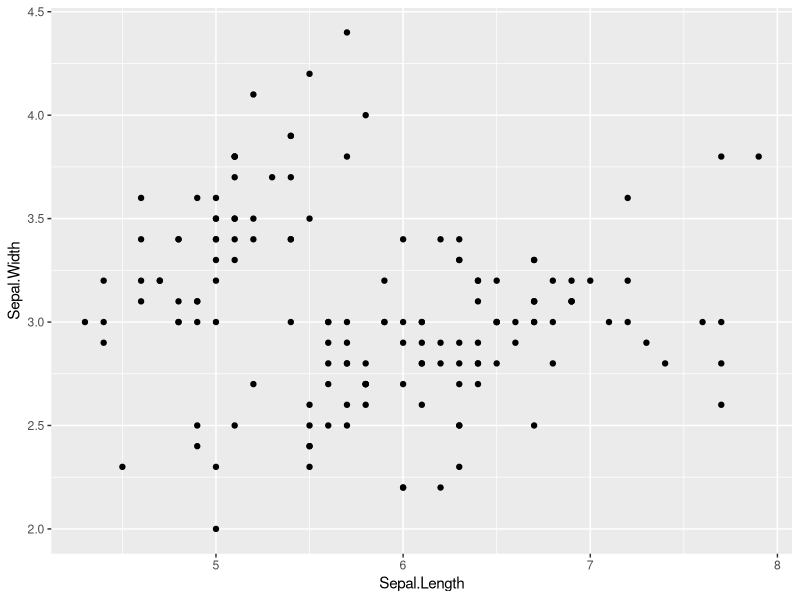
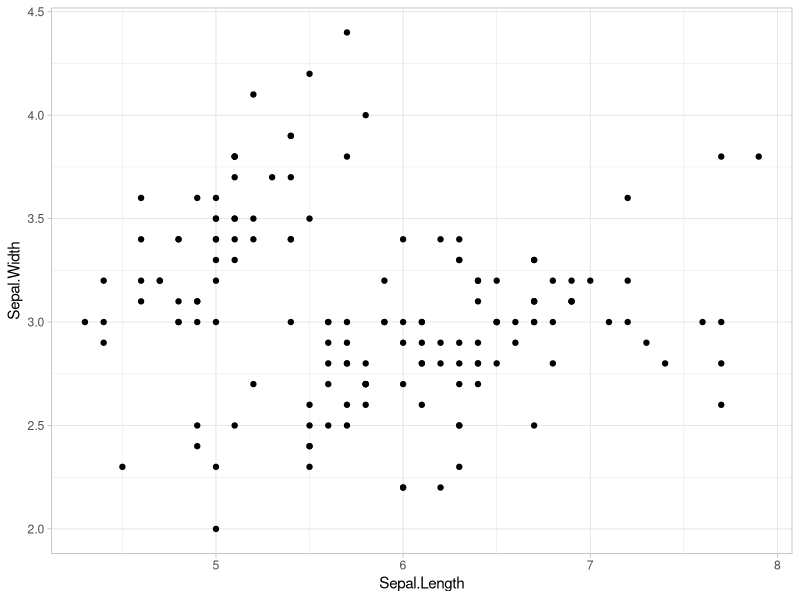
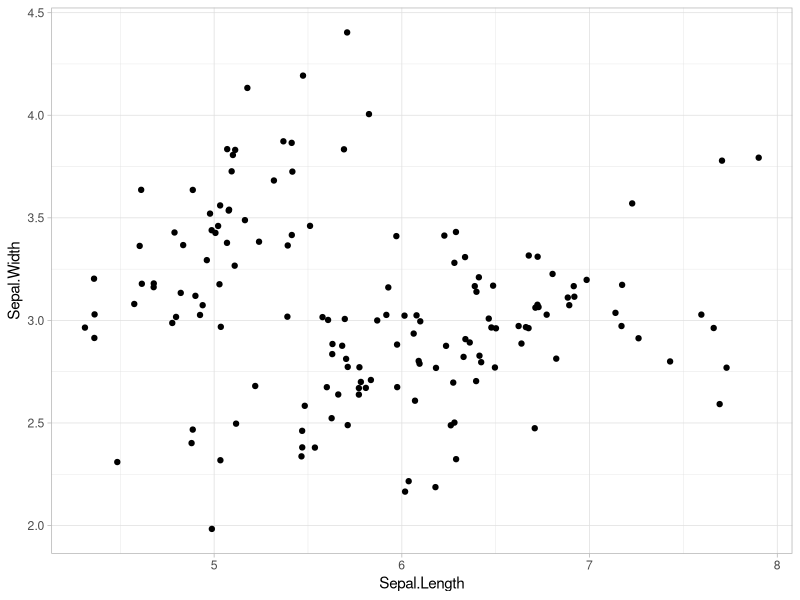
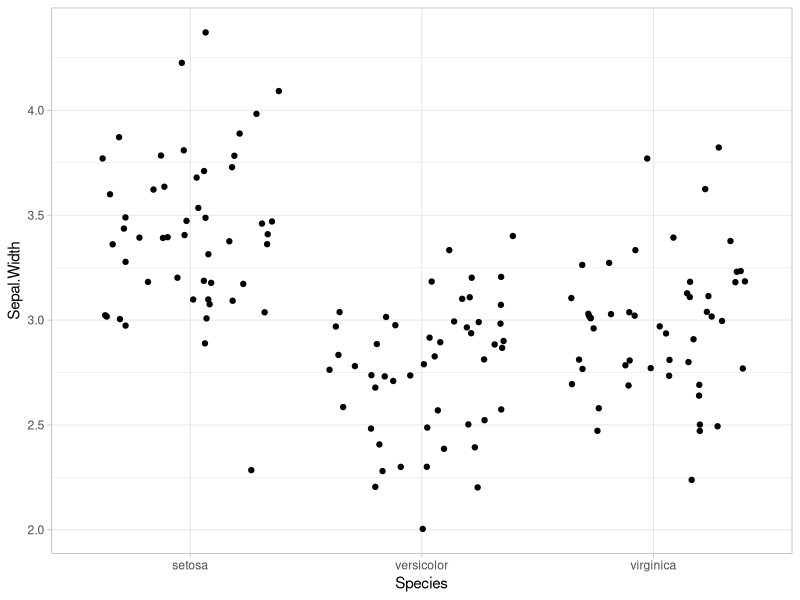
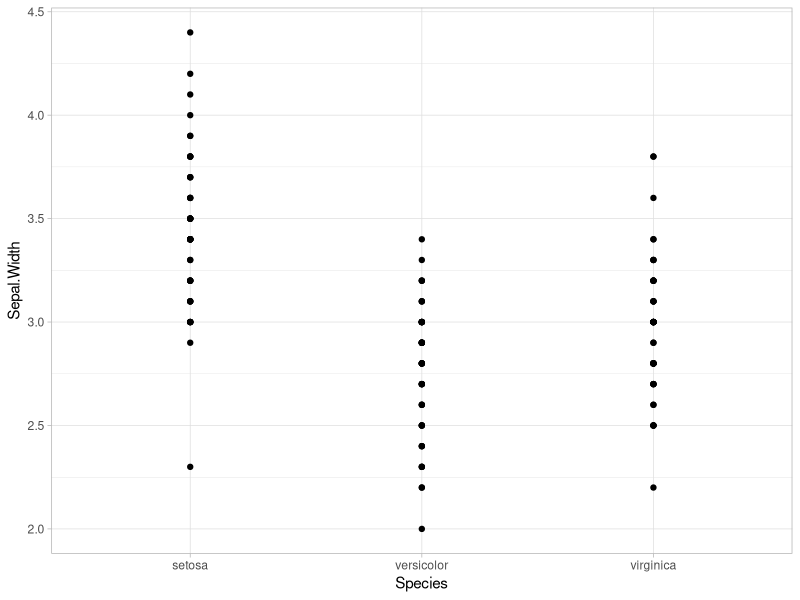
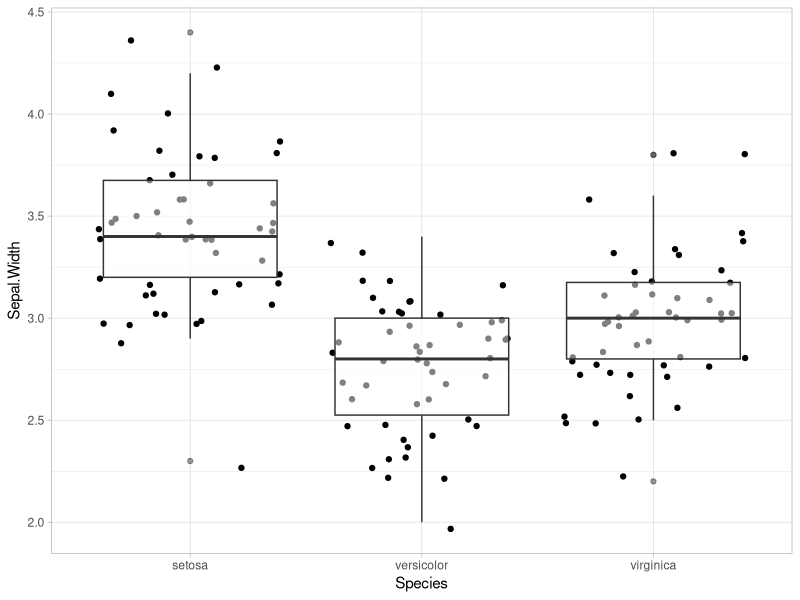
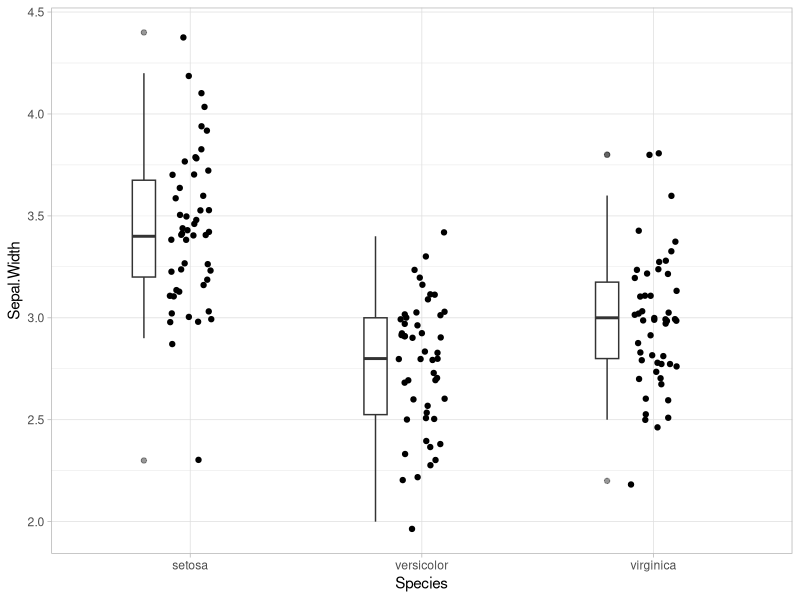
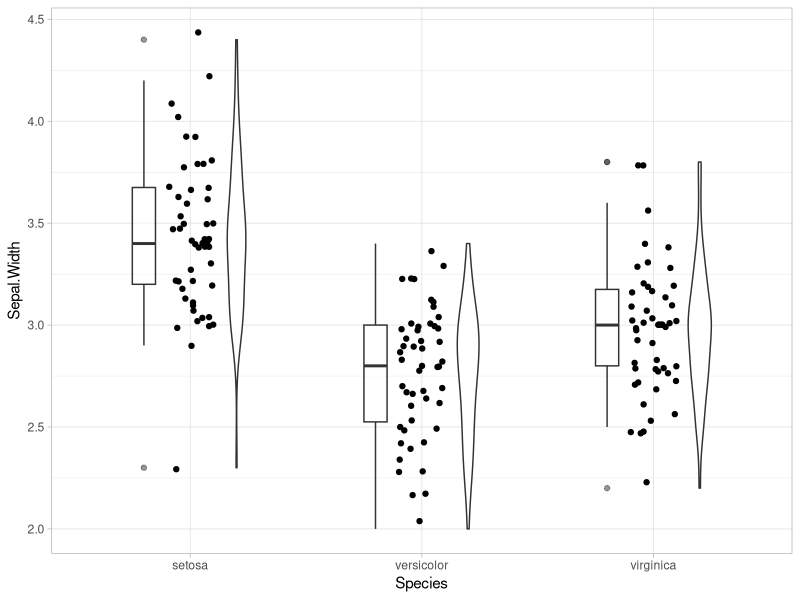

The R source for these figures, in order:
## ---- chunk 1
knitr::opts_chunk$set(echo = TRUE)
## ---- chunk 2
library(tidyverse)
glimpse(iris)

library(skimr)
skim(iris)
## ---- chunk 3
ggplot(iris, aes(x=Sepal.Length, y=Sepal.Width)) +
  geom_point()
## ---- chunk 4
ggplot(iris, aes(x=Sepal.Length, y=Sepal.Width)) +
  geom_point() +
  theme_light()
## ---- chunk 5
ggplot(iris, aes(x=Sepal.Length, y=Sepal.Width)) +
  geom_jitter() +
  theme_light()

## ---- chunk 6
ggplot(iris, aes(x=Species, y=Sepal.Width)) +
  geom_jitter() +
  theme_light()
## ---- chunk 7
ggplot(iris, aes(x=Species, y=Sepal.Width)) +
  geom_point() +
  theme_light()

## ---- chunk 8
ggplot(iris, aes(x=Species, y=Sepal.Width)) +
  geom_jitter() +
  geom_boxplot(alpha=0.5) +
  theme_light()

## ---- chunk 9
ggplot(iris, aes(x=Species, y=Sepal.Width)) +
  geom_jitter(width = .1) +
  geom_boxplot(alpha=0.5, 
               position = position_nudge(x=-.2),
               width=.1) +
  theme_light()
## ---- chunk 10
ggplot(iris, aes(x=Species, y=Sepal.Width)) +
  geom_jitter(width = .1) +
  geom_boxplot(alpha=0.5, 
               position = position_nudge(x=-.2),
               width=.1) +
  geom_violin(position = position_nudge(x=.2),
              width=.1) +
  theme_light()
## ---- chunk 11
ggplot(iris, aes(x=Sepal.Width, y=Sepal.Length)) +
  geom_jitter() +
  geom_smooth(method="lm") +
  theme_light()
## ---- chunk 12
ggplot(iris, aes(x=Sepal.Width, y=Sepal.Length)) +
  geom_jitter() +
  geom_smooth(aes(color=Species), method="lm") +
  theme_light()
## ---- chunk 13
ggplot(iris, aes(x=Sepal.Width, y=Sepal.Length, color=Species)) +
  geom_jitter() +
  geom_smooth(method="lm") +
  theme_light()
## ---- chunk 14
ggplot(iris, aes(x=Sepal.Width, y=Sepal.Length, linetype=Species)) +
  geom_jitter() +
  geom_smooth(method="lm") +
  theme_light()
## ---- chunk 15
ggplot(iris, aes(x=Sepal.Width, y=Sepal.Length, linetype=Species)) +
  geom_jitter() +
  geom_smooth(method="lm", color = "black") +
  theme_light()
## ---- chunk 16
ggplot(iris, aes(x=Sepal.Width, y=Sepal.Length, linetype=Species, color = Species)) +
  geom_jitter() +
  geom_smooth(method="lm") +
  theme_light()
## ---- chunk 17
interaction_sd <- iris |>
  # let's create a grouping variable with these 3 groups
  mutate(mod_groups = case_when(
                          Sepal.Length < mean(Sepal.Length) - sd(Sepal.Length) ~ -1, # group -1 SD
                          Sepal.Length > mean(Sepal.Length) + sd(Sepal.Length) ~ 1,  # group +1 SD
                          TRUE ~ 0                                                   # the rest
  ))


ggplot(interaction_sd, aes(Petal.Width, Petal.Length, linetype = as.factor(mod_groups))) +
  geom_jitter() +
  geom_smooth(method="lm") +
  theme_light()
